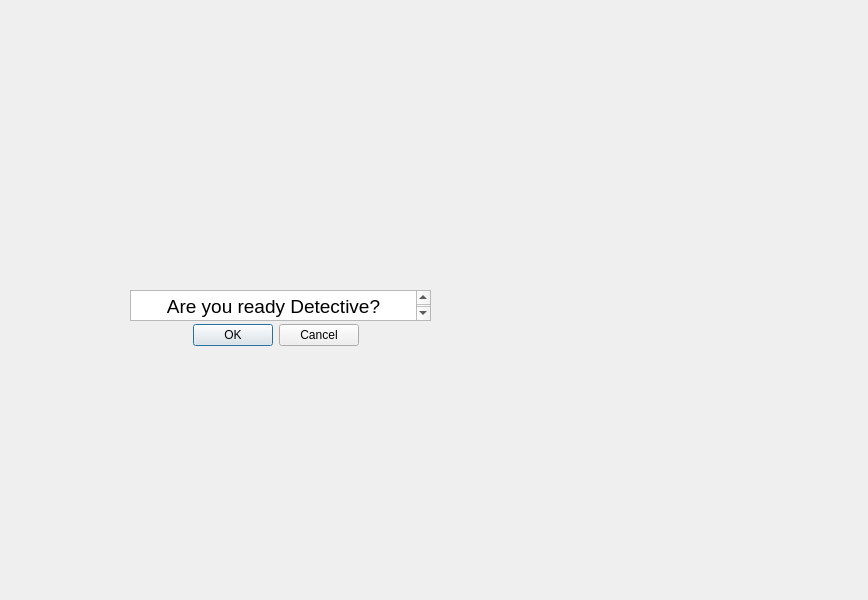
<?xml version="1.0" encoding="UTF-8"?>
<ui version="4.0">
 <class>welcome</class>
 <widget class="QDialog" name="welcome">
  <property name="geometry">
   <rect>
    <x>0</x>
    <y>0</y>
    <width>868</width>
    <height>600</height>
   </rect>
  </property>
  <property name="windowTitle">
   <string>Dialog</string>
  </property>
  <widget class="QDialogButtonBox" name="Start">
   <property name="geometry">
    <rect>
     <x>30</x>
     <y>310</y>
     <width>491</width>
     <height>51</height>
    </rect>
   </property>
   <property name="orientation">
    <enum>Qt::Horizontal</enum>
   </property>
   <property name="standardButtons">
    <set>QDialogButtonBox::Cancel|QDialogButtonBox::Ok</set>
   </property>
   <property name="centerButtons">
    <bool>true</bool>
   </property>
  </widget>
  <widget class="QTextEdit" name="textEdit">
   <property name="geometry">
    <rect>
     <x>130</x>
     <y>290</y>
     <width>301</width>
     <height>31</height>
    </rect>
   </property>
   <property name="autoFillBackground">
    <bool>true</bool>
   </property>
   <property name="html">
    <string>&lt;!DOCTYPE HTML PUBLIC &quot;-//W3C//DTD HTML 4.0//EN&quot; &quot;http://www.w3.org/TR/REC-html40/strict.dtd&quot;&gt;
&lt;html&gt;&lt;head&gt;&lt;meta name=&quot;qrichtext&quot; content=&quot;1&quot; /&gt;&lt;style type=&quot;text/css&quot;&gt;
p, li { white-space: pre-wrap; }
&lt;/style&gt;&lt;/head&gt;&lt;body style=&quot; font-family:'.AppleSystemUIFont'; font-size:13pt; font-weight:400; font-style:normal;&quot;&gt;
&lt;p align=&quot;center&quot; style=&quot; margin-top:0px; margin-bottom:0px; margin-left:0px; margin-right:0px; -qt-block-indent:0; text-indent:0px;&quot;&gt;&lt;span style=&quot; font-size:14pt;&quot;&gt;Are you ready Detective?&lt;/span&gt;&lt;/p&gt;&lt;/body&gt;&lt;/html&gt;</string>
   </property>
  </widget>
 </widget>
 <resources/>
 <connections>
  <connection>
   <sender>Start</sender>
   <signal>accepted()</signal>
   <receiver>welcome</receiver>
   <slot>accept()</slot>
   <hints>
    <hint type="sourcelabel">
     <x>248</x>
     <y>254</y>
    </hint>
    <hint type="destinationlabel">
     <x>157</x>
     <y>274</y>
    </hint>
   </hints>
  </connection>
  <connection>
   <sender>Start</sender>
   <signal>rejected()</signal>
   <receiver>welcome</receiver>
   <slot>reject()</slot>
   <hints>
    <hint type="sourcelabel">
     <x>316</x>
     <y>260</y>
    </hint>
    <hint type="destinationlabel">
     <x>286</x>
     <y>274</y>
    </hint>
   </hints>
  </connection>
 </connections>
</ui>
